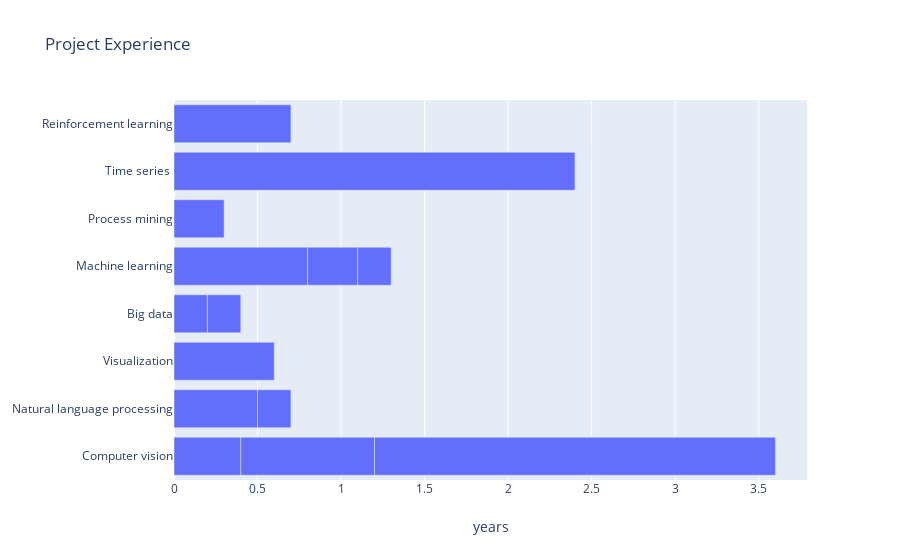

Notebook code for this chart:
### Markdown cell above
## What have i done?

### Code cell
# process the data
projects = log_data[log_data['type'] == 'project']\
    .sort_values(by='when', ascending=False)\
    .duration('until', 'when')\
    .drop(columns=['type', 'until', 'when'])

# generate a barchart
px.bar(projects, 
    x="years", 
    y="what", 
    orientation='h',
    hover_data=["where"],
    height=400,
    title='Project Experience'
)\
.update_yaxes(title_text=None)\
.show()

### Figure 1 — Plotly figure (JSON) as saved in the notebook; plotly's stock layout.template omitted (floating-point values rounded to 4 significant figures)
{"data": [{"alignmentgroup": "True", "customdata": [["Solar team Eindhoven, Eindhoven "], ["De Brauw Blackstone Westbroek, Amsterdam"], ["Axians, Zaltbommel "], ["Barry Callebaut, Wieze (Belgium)"], ["Vinci Energies, Parijs (France)"], ["Vinci Energies, Frankfurt (Germany)"], ["GGZ NHN, Heerhugowaard "], ["Pluryn, Nijmegen "], ["Dutch Flower Group, Honselersdijk "], ["Dutch Flower Group, Honselersdijk "], ["Solar team Eindhoven, Eindhoven "], ["Landal, Hoenderloo "], ["Carante, Sliedrecht "], ["Sundio, Rotterdam "]], "hoverlabel": {"namelength": 0}, "hovertemplate": "years=%{x}<br>what=%{y}<br>where=%{customdata[0]}", "legendgroup": "", "marker": {"color": "#636efa"}, "name": "", "offsetgroup": "", "orientation": "h", "showlegend": false, "textposition": "auto", "type": "bar", "x": [0.4, 0.5, 0.6, 0.2, 0.8, 0.8, 0.3, 0.3, 2.4, 2.4, 0.7, 0.2, 0.2, 0.2], "xaxis": "x", "y": ["Computer vision", "Natural language processing", "Visualization", "Big data", "Machine learning", "Computer vision", "Machine learning", "Process mining", "Computer vision", "Time series ", "Reinforcement learning", "Big data", "Natural language processing", "Machine learning"], "yaxis": "y"}], "layout": {"autosize": true, "barmode": "relative", "legend": {"tracegroupgap": 0}, "title": {"text": "Project Experience"}, "xaxis": {"anchor": "y", "autorange": true, "domain": [0, 0.98], "range": [0, 3.789], "title": {"text": "years"}, "type": "linear"}, "yaxis": {"anchor": "x", "autorange": true, "domain": [0, 1], "range": [-0.5, 7.5], "title": {}, "type": "category"}}}
